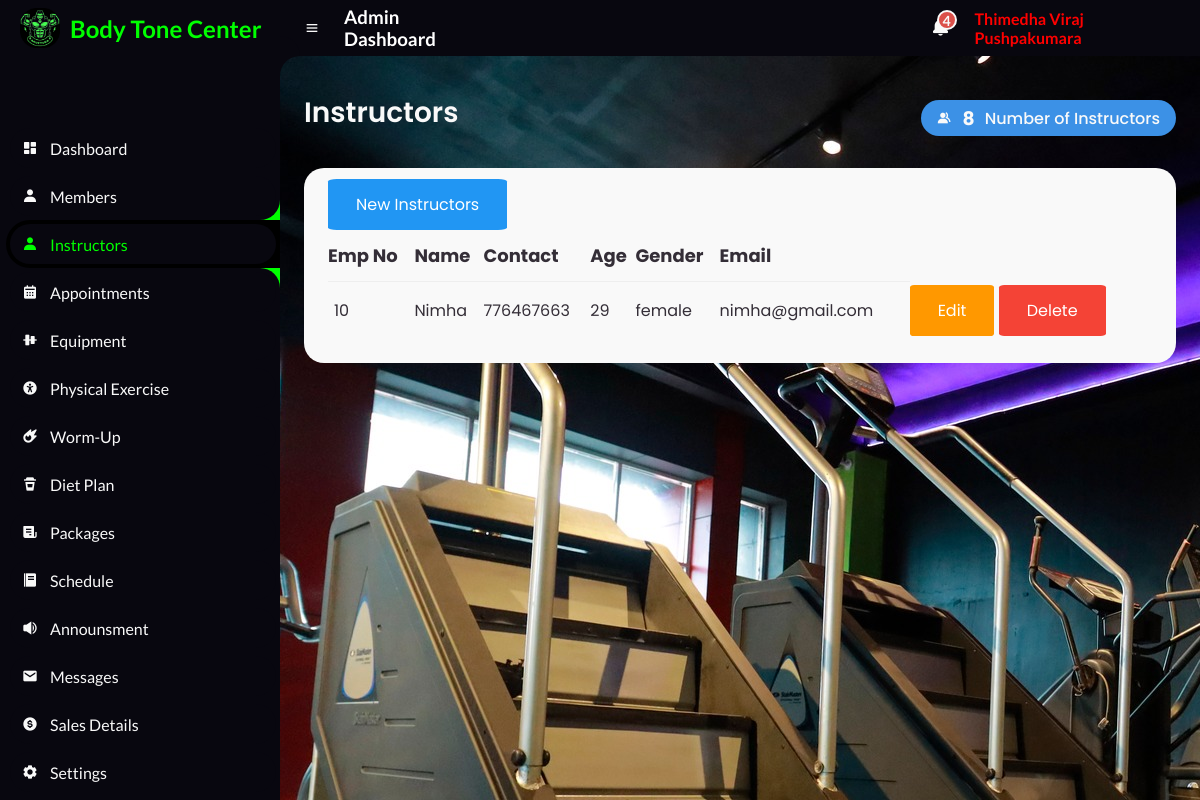
Page /Admin/Instructors.php (signed in) on the committed database.
### tables this page shows
CREATE TABLE `users` (
  `id` int(255) NOT NULL,
  `name` varchar(255) DEFAULT NULL,
  `contact` int(10) NOT NULL,
  `age` varchar(2) NOT NULL,
  `gender` varchar(10) NOT NULL,
  `email` varchar(255) NOT NULL,
  `password` varchar(255) NOT NULL,
  `user_type` varchar(255) NOT NULL
);

### Admin/InstructorsBody.php (the view, shortened to what this page needs)
<main>
	<div class="head-title">
		<div class="left">
			<h1>Instructors</h1>
		</div>
		<a class="btn-download">
			<i class='bx bxs-group'></i>
			<?php
				require 'dbconfig.php';
				$query = "SELECT id FROM users ORDER BY id";
				$query_run = mysqli_query($connection, $query);
				$row = mysqli_num_rows($query_run);
				echo '<h3 >' . $row . '</h3>';
				?>
			<p>Number of Instructors</p>
		</a>
	</div>
	<div class="table-data">
		<div class="order">
			<a class="btn info" href="Instructors_Create.php" role="button"> New Instructors</a>
			<br><br>
			<table class="table">
				<thead>
					<tr>
						<th style="font-size: large;">Emp No</th>
						<th style="font-size: large;">Name</th>
						<th style="font-size: large;">Contact</th>
						<th  style="font-size: large;">Age</th>
						<th  style="font-size: large;">Gender</th>
						<th style="font-size: large;">Email</th>
					</tr>
				</thead>
				<tbody>
					<?php
					$servername = "localhost";
					$username = "root";
					$password = "";
					$database = "body_tone_db";
					$connection = new mysqli($servername, $username, $password, $database);
					$sql = "SELECT * FROM users WHERE user_type = 'instructor'";
					$result = $connection->query($sql);
					while ($row = $result->fetch_assoc()) {
						echo "
                    <tr>
                    <td>$row[id]</td>
                    <td>$row[name]</td>
                    <td>$row[contact]</td>
					<td>$row[age]</td>
					<td>$row[gender]</td>
					<td>$row[email]</td>
                    <td >
                        <a class='btn warning btn-sm' href='Instructors_Edit.php?id=$row[id]'>Edit</a>
                        <a class='btn danger btn-sm' href='Instructors_Delete.php?id=$row[id]'>Delete</a>
                    </td>
                </tr>
                    ";
					}
					?>
				</tbody>
			</table>
		</div>
	</div>
</main>

### Admin/css/style.css (style rules this page uses)
* { margin: 0; padding: 0; box-sizing: border-box; }
a { text-decoration: none; }
:root { --poppins: 'Poppins', sans-serif; --lato: 'Lato', sans-serif; --light: #F9F9F9; --blue: #3C91E6; --light-blue: #CFE8FF; --grey: #eee; --dark-grey: #AAAAAA; --dark: #342E37; --red: #DB504A; --yellow: #FFCE26; --light-yellow: #FFF2C6; --orange: #FD7238; --light-orange: #FFE0D3; --black: #000000; --light-black: #1b1a1a; --li-black: #6F6C6C ; --slow-black:#08070f ; --lime:lime; }
html { overflow-x: hidden; }
body { background-image: url("2.jpg"); overflow-x: hidden; }
#content main { width: 100%; padding: 36px 24px; font-family: var(--poppins); max-height: calc(100vh - 56px); overflow-y: auto; }
#content main .head-title { display: flex; align-items: center; justify-content: space-between; grid-gap: 16px; flex-wrap: wrap; }
#content main .head-title .left h1 { font-size: 28px; font-weight: 600; margin-bottom: 10px; color: var(--light); }
#content main .head-title .btn-download { height: 36px; padding: 0 16px; border-radius: 36px; background: var(--blue); color: var(--light); display: flex; justify-content: center; align-items: center; grid-gap: 10px; font-weight: 500; }
#content main .table-data { display: flex; flex-wrap: wrap; grid-gap: 24px; margin-top: 24px; width: 100%; color: var(--dark); }
#content main .table-data > div { border-radius: 20px; background: var(--light); padding: 24px; overflow-x: auto; }
#content main .table-data .order { flex-grow: 1; flex-basis: 500px; }
#content main .table-data .order table { width: 100%; border-collapse: collapse; }
#content main .table-data .order table th { padding-bottom: 12px; font-size: 13px; text-align: left; border-bottom: 1px solid var(--grey); }
#content main .table-data .order table td { padding: 16px 0; }
#content main .table-data .order table tr td:first-child { display: flex; align-items: center; grid-gap: 12px; padding-left: 6px; }

### Admin/css/btn.css (style rules this page uses)
.btn { border: none; color: white; padding: 14px 28px; cursor: pointer; border-radius: 5%; }
.info { background-color: #2196F3; }
.warning { background-color: #ff9800; }
.danger { background-color: #f44336; }

### Admin/Included/navContainer.php (style rules this page uses)
* { text-decoration: none; }

### Admin/InstructorsBody.php (style rules this page uses)
* { box-sizing: border-box; }

### rows in the picture
users: id "10", name "Nimha", contact "776467663", age "29", gender "female", email "nimha@gmail.com"

### other values in the picture
$row "4"
$_SESSION['admin_name'] "Thimedha Viraj Pushpakumara"
$row "8"
